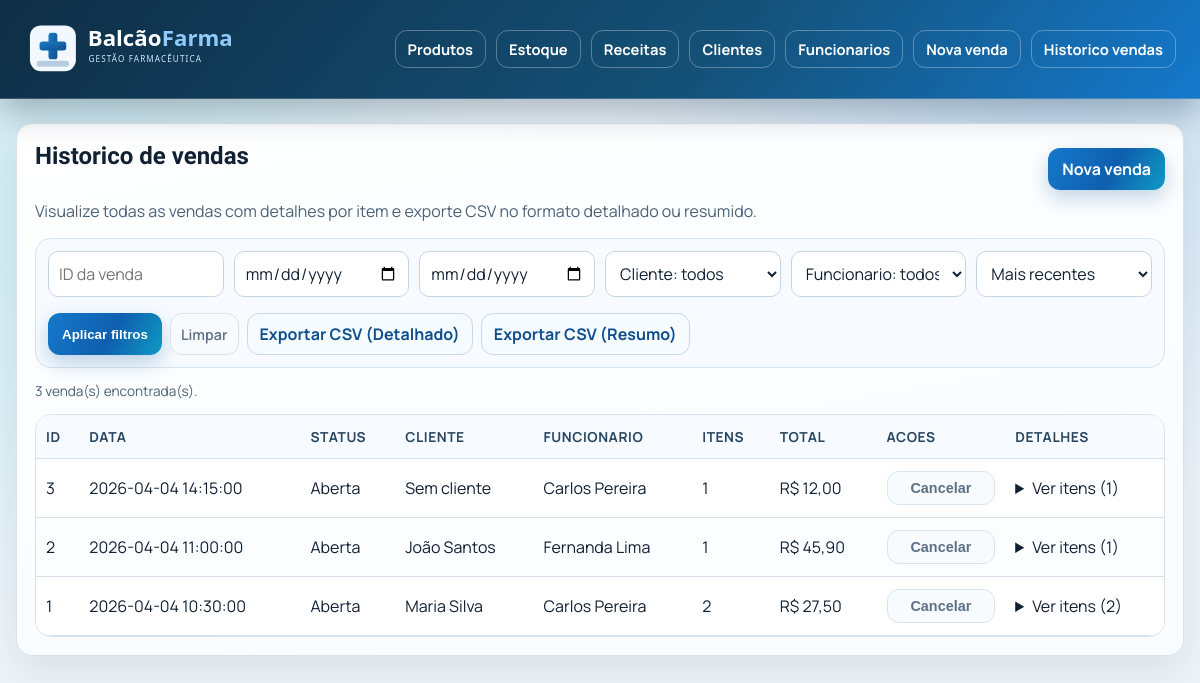
The page /vendas/listar on the database its author committed.
### tables this page shows
CREATE TABLE Venda (
    id_venda INT AUTO_INCREMENT PRIMARY KEY,
    data DATETIME NOT NULL,
    cpf_cliente VARCHAR(14),
    cpf_funcionario VARCHAR(14) NOT NULL,
    valor_total DECIMAL(10, 2) NOT NULL,
    status ENUM('aberta', 'finalizada', 'cancelada') NOT NULL DEFAULT 'aberta',
    finalizada_em DATETIME NULL,
    cancelada_em DATETIME NULL,
    FOREIGN KEY (cpf_cliente) REFERENCES Cliente(cpf),
    FOREIGN KEY (cpf_funcionario) REFERENCES Funcionario(cpf)
);

CREATE TABLE Funcionario (
    cpf VARCHAR(14) PRIMARY KEY,  
    nome VARCHAR(255) NOT NULL,
    cargo VARCHAR(100),
    registro_profissional VARCHAR(50),
    ativo BOOLEAN NOT NULL DEFAULT TRUE
);

CREATE TABLE Cliente (
    cpf VARCHAR(14) PRIMARY KEY,  
    nome VARCHAR(255) NOT NULL,
    data_nascimento DATE,
    telefone VARCHAR(20),
    ativo BOOLEAN NOT NULL DEFAULT TRUE
);

### App/Views/MainView.php (called while the page is built, shortened)
<?php
class MainView
{
	private string $fileName;
	public function __construct(string $fileName)
	{
		$this->fileName = $fileName;
	}
	public function render(array $params = []): void
	{
		$viewFile = __DIR__ . '/pages/' . $this->fileName . '.php';
		require __DIR__ . '/pages/_layout_header.php';
		require $viewFile;
		require __DIR__ . '/pages/_layout_footer.php';
	}
}

### App/Controllers/Controller.php (called while the page is built, shortened)
<?php
class Controller
{
	private array $params = [];
	public function __construct(array $segments = [])
	{
		$this->request = $_REQUEST;
	}
	protected function render(string $viewName): void
	{
		$view = new MainView($viewName);
		$view->render($this->params);
	}
	protected function addParam(string $key, mixed $value): void
	{
		$this->params[$key] = $value;
	}
}

### App/Application.php (called while the page is built, shortened)
<?php
class Application
{
	public function executar(): void
	{
		$rawUrl = $_GET['url'] ?? '';
		$segments = $this->parseUrl($rawUrl);
		$controller = new $controllerFqcn($segments);
		$controller->executar();
	}
	private function parseUrl(string $url): array
	{
		$url = trim($url);
		$clean = trim($url, '/');
		return array_values(array_filter(explode('/', $clean), static function ($part) {
			return $part !== '';
		}));
	}
}

### index.php (called while the page is built, shortened)
<?php
$app = new Application();
$app->executar();

### App/DAO/Connection.php (called while the page is built, shortened)
<?php
class Connection
{
	private static ?PDO $conn = null;
	public static function getConn(): PDO
	{
		if (self::$conn === null) {
			$host = getenv('DB_HOST') ?: '127.0.0.1';
			$port = getenv('DB_PORT') ?: '3306';
			$name = getenv('DB_NAME') ?: 'farmacia_db';
			$user = getenv('DB_USER') ?: 'root';
			$pass = getenv('DB_PASS') ?: '';
			$dsn = sprintf('mysql:host=%s;port=%s;dbname=%s;charset=utf8mb4', $host, $port, $name);
			try {
				self::$conn = new PDO($dsn, $user, $pass, [
					PDO::ATTR_ERRMODE => PDO::ERRMODE_EXCEPTION,
					PDO::ATTR_DEFAULT_FETCH_MODE => PDO::FETCH_ASSOC,
				]);
			} catch (PDOException $e) {
				http_response_code(500);
				die('Database connection failed: ' . $e->getMessage());
			}
		}
		return self::$conn;
	}
}

### App/DAO/VendaDAO.php (called while the page is built, shortened)
<?php
class VendaDAO
{
	private PDO $conn;
	public function __construct()
	{
		$this->conn = Connection::getConn();
	}
	public function listarVendasComResumo(array $filtros = [], string $ordem = 'data_desc'): array
	{
		[$whereSql, $params] = $this->buildFiltrosSql($filtros);
		$orderSql = $this->buildOrderSql($ordem);
		$sql = 'SELECT v.id_venda AS id,
				v.data AS data_venda,
				v.valor_total,
				v.status,
				v.cpf_cliente AS cliente_id,
				v.cpf_funcionario AS funcionario_id,
				c.nome AS cliente_nome,
				f.nome AS funcionario_nome,
				COUNT(iv.cod_barras) AS total_itens
			FROM Venda v
			LEFT JOIN Cliente c ON c.cpf = v.cpf_cliente
			INNER JOIN Funcionario f ON f.cpf = v.cpf_funcionario
			LEFT JOIN Item_Venda iv ON iv.id_venda = v.id_venda
			' . $whereSql . '
			GROUP BY v.id_venda, v.data, v.valor_total, v.status, v.cpf_cliente, v.cpf_funcionario, c.nome, f.nome
			' . $orderSql;
		$stmt = $this->conn->prepare($sql);
		$stmt->execute();
		return $stmt->fetchAll();
	}
	public function listarItensPorVendas(array $vendaIds): array
	{
		$ids = array_values(array_unique(array_map('intval', $vendaIds)));
		$placeholders = implode(', ', array_fill(0, count($ids), '?'));
		$sql = 'SELECT iv.id_venda AS venda_id,
				iv.cod_barras AS produto_id,
				iv.lote AS lote_id,
				iv.quantidade,
				iv.preco_venda AS preco_unitario_momento,
				(iv.quantidade * iv.preco_venda) AS subtotal,
				iv.id_receita AS receita_id,
				p.nome AS produto_nome,
				iv.lote AS numero_lote,
				e.data_validade AS validade
			FROM Item_Venda iv
			INNER JOIN Produto p ON p.cod_barras = iv.cod_barras
			INNER JOIN Estoque e ON e.cod_barras = iv.cod_barras AND e.lote = iv.lote
			WHERE iv.id_venda IN (' . $placeholders . ')
			ORDER BY iv.id_venda DESC, iv.cod_barras ASC, iv.lote ASC';
		$stmt = $this->conn->prepare($sql);
		foreach ($ids as $index => $id) {
			$stmt->bindValue($index + 1, $id, PDO::PARAM_INT);
		}
		$stmt->execute();
		return $stmt->fetchAll();
	}
	private function buildFiltrosSql(array $filtros): array
	{
		$where = [];
		$params = [];
		$vendaId = (int) ($filtros['venda_id'] ?? 0);
		$dataInicio = trim((string) ($filtros['data_inicio'] ?? ''));
		$dataFim = trim((string) ($filtros['data_fim'] ?? ''));
		$clienteCpf = trim((string) ($filtros['cliente_id'] ?? ''));
		$funcionarioCpf = trim((string) ($filtros['funcionario_id'] ?? ''));
		if (empty($where)) {
			return ['', $params];
		}
		return ['WHERE ' . implode(' AND ', $where), $params];
	}
	private function buildOrderSql(string $ordem): string
	{
		return 'ORDER BY v.data DESC, v.id_venda DESC';
	}
}

### App/Views/pages/vendas/listar.php (the view, shortened to what this page needs)
<?php
$baseUrl = (string) ($GLOBALS['BASE_URL'] ?? '');
$filtrosAtuais = is_array($filtros ?? null) ? $filtros : [];
$ordemAtual = is_string($ordem ?? null) ? $ordem : 'data_desc';
$vendaIdAtual = (int) ($filtrosAtuais['venda_id'] ?? 0);
$dataInicio = (string) ($filtrosAtuais['data_inicio'] ?? '');
$dataFim = (string) ($filtrosAtuais['data_fim'] ?? '');
$clienteAtual = (string) ($filtrosAtuais['cliente_id'] ?? '');
$funcionarioAtual = (string) ($filtrosAtuais['funcionario_id'] ?? '');
$queryBase = [
	'venda_id' => $vendaIdAtual > 0 ? (string) $vendaIdAtual : '',
	'data_inicio' => $dataInicio,
	'data_fim' => $dataFim,
	'cliente_id' => $clienteAtual,
	'funcionario_id' => $funcionarioAtual,
	'ordem' => $ordemAtual,
];
$queryDetalhado = $queryBase;
$queryDetalhado['modo'] = 'detalhado';
$queryResumo = $queryBase;
$queryResumo['modo'] = 'resumo';
?>
<div class="card">
	<div class="section-head">
		<h2>Historico de vendas</h2>
		<div class="pills">
			<a class="btn-inline" href="<?= htmlspecialchars($baseUrl . '/vendas/nova', ENT_QUOTES, 'UTF-8') ?>">Nova venda</a>
		</div>
	</div>
	<p class="muted">Visualize todas as vendas com detalhes por item e exporte CSV no formato detalhado ou resumido.</p>
	<form method="GET" action="<?= htmlspecialchars($baseUrl . '/vendas/listar', ENT_QUOTES, 'UTF-8') ?>" class="search-panel" style="display: grid; gap: 10px;">
		<div class="search-grid" style="grid-template-columns: repeat(6, minmax(140px, 1fr));">
			<input type="number" min="1" name="venda_id" placeholder="ID da venda" value="<?= $vendaIdAtual > 0 ? $vendaIdAtual : '' ?>">
			<input type="date" name="data_inicio" value="<?= htmlspecialchars($dataInicio, ENT_QUOTES, 'UTF-8') ?>">
			<input type="date" name="data_fim" value="<?= htmlspecialchars($dataFim, ENT_QUOTES, 'UTF-8') ?>">
			<select name="cliente_id">
				<option value="">Cliente: todos</option>
			</select>
			<select name="funcionario_id">
				<option value="">Funcionario: todos</option>
			</select>
			<select name="ordem">
				<option value="data_desc" <?= $ordemAtual === 'data_desc' ? 'selected' : '' ?>>Mais recentes</option>
			</select>
		</div>
		<div class="pills">
			<button type="submit">Aplicar filtros</button>
			<a class="btn-subtle" href="<?= htmlspecialchars($baseUrl . '/vendas/listar', ENT_QUOTES, 'UTF-8') ?>">Limpar</a>
			<a class="btn-soft" href="<?= htmlspecialchars($baseUrl . '/vendas/exportar-csv?' . http_build_query($queryDetalhado), ENT_QUOTES, 'UTF-8') ?>">Exportar CSV (Detalhado)</a>
			<a class="btn-soft" href="<?= htmlspecialchars($baseUrl . '/vendas/exportar-csv?' . http_build_query($queryResumo), ENT_QUOTES, 'UTF-8') ?>">Exportar CSV (Resumo)</a>
		</div>
	</form>
	<p class="helper-text"><?= count($vendas) ?> venda(s) encontrada(s).</p>
	<div class="table-wrap">
		<table>
			<thead>
				<tr>
					<th>ID</th>
					<th>Data</th>
					<th>Status</th>
					<th>Cliente</th>
					<th>Funcionario</th>
					<th>Itens</th>
					<th>Total</th>
					<th>Acoes</th>
					<th>Detalhes</th>
				</tr>
			</thead>
			<tbody>
				<?php if (empty($vendas)): ?>
					<tr><td colspan="9">Nenhuma venda encontrada para os filtros selecionados.</td></tr>
				<?php else: ?>
					<?php foreach ($vendas as $venda): ?>
						<?php
						$vendaId = (int) $venda['id'];
						$itensVenda = $itensPorVenda[$vendaId] ?? [];
						$clienteNome = $venda['cliente_nome'] !== null ? (string) $venda['cliente_nome'] : 'Sem cliente';
						$statusVenda = (string) ($venda['status'] ?? 'aberta');
						?>
						<tr>
							<td><?= $vendaId ?></td>
							<td><?= htmlspecialchars((string) $venda['data_venda'], ENT_QUOTES, 'UTF-8') ?></td>
							<td><?= htmlspecialchars(ucfirst($statusVenda), ENT_QUOTES, 'UTF-8') ?></td>
							<td><?= htmlspecialchars($clienteNome, ENT_QUOTES, 'UTF-8') ?></td>
							<td><?= htmlspecialchars((string) $venda['funcionario_nome'], ENT_QUOTES, 'UTF-8') ?></td>
							<td><?= (int) $venda['total_itens'] ?></td>
							<td>R$ <?= number_format((float) $venda['valor_total'], 2, ',', '.') ?></td>
							<td>
								<?php if ($statusVenda !== 'cancelada'): ?>
									<form method="POST" action="<?= htmlspecialchars($baseUrl . '/vendas/cancelar', ENT_QUOTES, 'UTF-8') ?>" style="margin: 0;">
										<button type="submit" class="btn-subtle" onclick="return confirm('Cancelar a venda #<?= $vendaId ?>? O estoque sera devolvido e receitas vinculadas serao liberadas.');">Cancelar</button>
									</form>
								<?php else: ?>
									<span class="helper-text">-</span>
								<?php endif; ?>
							</td>
							<td>
								<details>
									<summary>Ver itens (<?= count($itensVenda) ?>)</summary>
								</details>
							</td>
						</tr>
					<?php endforeach; ?>
				<?php endif; ?>
			</tbody>
		</table>
	</div>
</div>

### App/Views/pages/_layout_header.php (style rules this page uses)
:root { --bg: #edf3f8; --surface: #ffffff; --surface-soft: #f7fbff; --surface-strong: #0f2d45; --text: #112033; --text-soft: #4a6177; --line: #d7e2ed; --accent: #1579cc; --accent-strong: #0a5aa1; --accent-soft: #e7f3ff; --ok-bg: #dcfce7; --ok-text: #166534; --err-bg: #fee2e2; --err-text: #991b1b; --radius-sm: 10px; --radius-ui: 12px; --radius-card: 16px; --radius-lg: 18px; --radius-md: 12px; --shadow: 0 16px 36px rgba(16, 40, 70, 0.08); }
* { box-sizing: border-box; }
body { margin: 0; font-family: "Manrope", "Segoe UI", sans-serif; background: radial-gradient(circle at 88% 6%, rgba(21, 121, 204, 0.18), transparent 36%), radial-gradient(circle at 8% 28%, rgba(31, 194, 212, 0.16), transparent 34%), var(--bg); color: var(--text); min-height: 100vh; }
a { color: var(--accent-strong); }
.card { background: linear-gradient(170deg, #ffffff, #f9fcff 80%); border: 1px solid var(--line); border-radius: var(--radius-card); padding: 18px; margin-bottom: 16px; box-shadow: var(--shadow); animation: card-enter 0.32s ease; }
.card h2, .card h3 { font-family: "Sora", "Manrope", sans-serif; margin-top: 0; }
.section-head { display: flex; align-items: center; justify-content: space-between; gap: 14px; margin-bottom: 10px; }
.muted { color: var(--text-soft); margin-top: 0; }
.btn-inline, button, .button-link { display: inline-flex; align-items: center; justify-content: center; padding: 10px 14px; border-radius: var(--radius-ui); text-decoration: none; font-weight: 700; border: 0; cursor: pointer; transition: transform 0.16s ease, box-shadow 0.16s ease, background-color 0.16s ease; background: linear-gradient(120deg, #1579cc, #0f5fae 55%, #0f9ac5); color: #fff; box-shadow: 0 8px 20px rgba(13, 86, 153, 0.25); }
.btn-soft { display: inline-flex; align-items: center; justify-content: center; padding: 9px 12px; border-radius: var(--radius-ui); text-decoration: none; font-weight: 700; border: 1px solid #c7d9ea; background: #f5fbff; color: #0f4f8d; }
.btn-subtle { display: inline-flex; align-items: center; justify-content: center; padding: 8px 10px; border-radius: var(--radius-ui); text-decoration: none; font-weight: 600; font-size: 0.9rem; border: 1px solid #d7e4ef; background: #f8fbfe; color: #5b7085; cursor: pointer; box-shadow: none; transform: none; }
button.btn-subtle, button.btn-subtle:hover { transform: none; box-shadow: none; }
.table-wrap { overflow-x: auto; border: 1px solid var(--line); border-radius: var(--radius-card); }
table { width: 100%; border-collapse: collapse; background: var(--surface); min-width: 640px; }
th, td { border-bottom: 1px solid var(--line); padding: 12px 10px; text-align: left; }
th { background: var(--surface-soft); font-size: 0.86rem; text-transform: uppercase; letter-spacing: 0.04em; color: #294661; }
tbody tr:nth-child(even) { background: #fbfdff; }
form { display: grid; gap: 11px; }
input, select, textarea { padding: 10px; border: 1px solid #c6d5e4; border-radius: var(--radius-sm); font: inherit; background: #fff; color: var(--text); }
.search-panel { background: var(--surface-soft); border: 1px solid #d4e4f3; border-radius: var(--radius-card); padding: 12px; margin-bottom: 14px; }
.search-grid { display: grid; grid-template-columns: minmax(280px, 2fr) repeat(2, minmax(160px, 1fr)); gap: 10px; }
.pills { display: flex; flex-wrap: wrap; gap: 8px; margin-top: 6px; }
.helper-text { font-size: 0.85rem; color: var(--text-soft); }

### rows shown on the page
venda: id_venda "3", data "2026-04-04 14:15:00", status "Aberta", clienteNome "Sem cliente", cpf_funcionario.nome "Carlos Pereira", total_itens "1", valor_total "12,00", id_venda "1"
venda: id_venda "2", data "2026-04-04 11:00:00", status "Aberta", cpf_cliente.nome "João Santos", cpf_funcionario.nome "Fernanda Lima", total_itens "1", valor_total "45,90", id_venda "1"
venda: id_venda "1", data "2026-04-04 10:30:00", status "Aberta", cpf_cliente.nome "Maria Silva", cpf_funcionario.nome "Carlos Pereira", total_itens "2", valor_total "27,50", id_venda "2"

### other values the page prints
count($vendas) "3"
